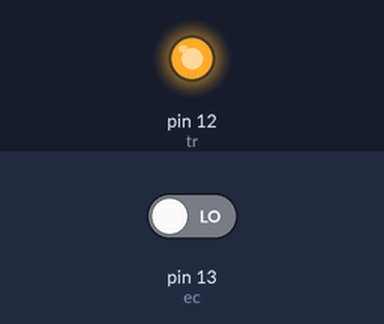
Bench run of a sketch on a simulated Arduino Uno, built with avr-gcc and run on an emulated ATmega328P. Shown: output pins drawn as LEDs (lit = HIGH). The inputs (shaded band) are chosen by the test bench; at power-on: pin 13 (ec) LOW. What the sketch prints to the serial monitor is not drawn.

Above: at 0.1 s.
Timing chart, 0 to 1.6 s (numbered marks = the images above):
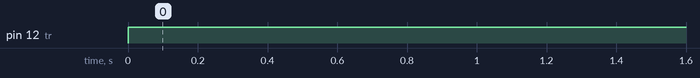

Measured:
- by itself, pin 12 (tr): LOW → HIGH at 0.00 s

The sketch:

Ultrasonic.ino
```cpp
int tr = 12;
int ec = 13;
float dur = 0;
float dis = 0;

void setup() {
  // put your setup code here, to run once:
  Serial.begin(9600);
  pinMode(tr, OUTPUT);
  pinMode(ec, INPUT);
}

void loop() {
  // kirim gelombang ultrasonic
  digitalWrite(tr, LOW);
  delayMicroseconds(20);
  digitalWrite(tr, HIGH);

  // terima durasi HIGH dan hitung jarak
  dur = pulseIn(ec, HIGH);
  dis = dur/58;

  // Tampilin ke serial monitor
  Serial.print("Distance: ");
  Serial.print(dis);
  Serial.println(" Cm");
  delay(500);
}
```
